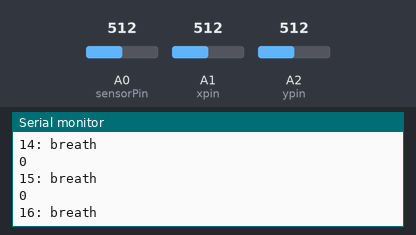
The sketch below on a simulated Arduino Uno, built with avr-gcc and run on an emulated ATmega328P. Parts: the last lines printed to the serial monitor. The inputs (shaded band) are chosen by the test bench; at power-on: A0 (sensorPin) = 512, A1 (xpin) = 512, A2 (ypin) = 512.

Above: at 5.7 s.
5.8 s: A0 (sensorPin) set to 298
At 6.5 s:
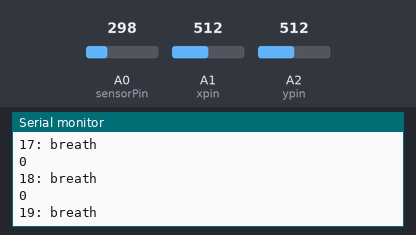
7.3 s: A0 (sensorPin) set to 275
At 7.9 s:
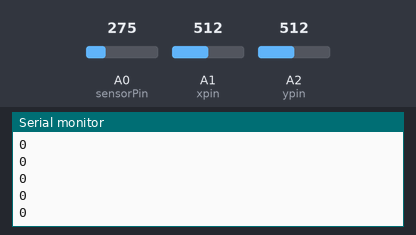
Timing chart, 0 to 9.8 s (numbered marks = the images above; inputs shaded):
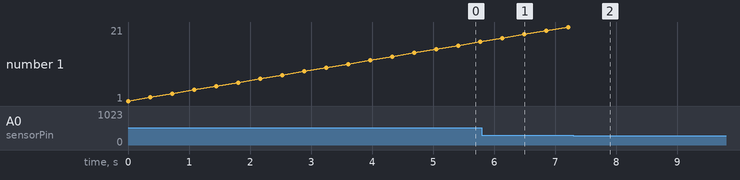

The sketch:

steps.ino
```cpp
const int xpin = A1;
const int ypin = A2;
const int zpin = A3;
int sensorPin = A0;    // select the input pin for the potentiometer

int sensorValue = 0;  // variable to store the value coming from the sensor
  int breath_count = 0;

int steps, flag = 0;
void setup()
{
  Serial.begin(9600);


}
void loop()
{
 int x = analogRead(xpin);
    int y = analogRead(ypin);
    int sensorValue = analogRead(sensorPin);

  if( sensorValue > 285 ){
    breath_count += 1;
    Serial.println(String(breath_count) + ": breath");
    delay(360);
    }

if(x <= 450 && y >= 390){
    steps++;
    delay(100);
  }

if(x >= 460 && y <= 370){
    steps++;
    delay(100);
  }

Serial.println(steps);

}
```

Measured:
- the behaviour switches between 286 and 285 on A0 (sensorPin) (found by bisection; images 1 and 2)
